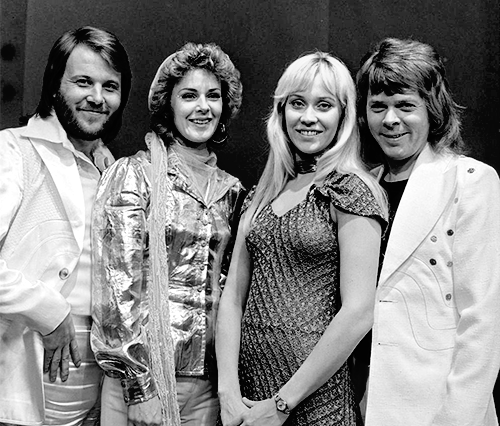
#> input picture abba.jpg, 500 x 426 px
$ python blur_canny_contour.py ../abba.jpg
#> lines starting #> are read from the running program, lines starting #| are printed output that depends on the picture; after the words box and inside, x2 and y2 are one past the last pixel; in counts of white or black regions, pixels touching at a corner belong together
import cv2
import sys


image = cv2.imread(sys.argv[1])
#> image is the input picture: shape (426, 500, 3); min 0, max 255, mean 130.8
image = cv2.resize(image, (0, 0), fx=0.2, fy=0.2)
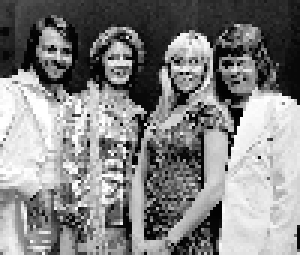
#> image: shape (85, 100, 3) (shown 3 times larger); min 0, max 255, mean 131

grayscale = cv2.cvtColor(image, cv2.COLOR_BGR2GRAY)

blur = cv2.GaussianBlur(grayscale, (5, 5), 0)
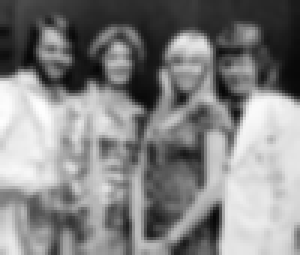
#> blur: shape (85, 100) (shown 3 times larger); min 6, max 254, mean 131.1

cv2.imshow('image', image)
cv2.imshow('grayscale', grayscale)
cv2.imshow('blur', blur)

cannyLow = cv2.Canny(blur, 10, 30)
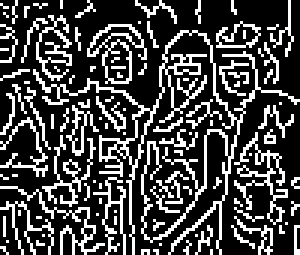
#> cannyLow: shape (85, 100) (shown 3 times larger); 26.9% white in thin lines or dots
cannyHigh = cv2.Canny(blur, 50, 150)
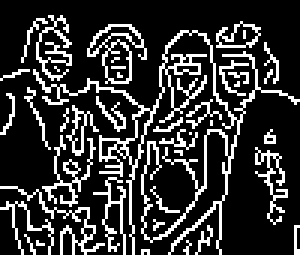
#> cannyHigh: shape (85, 100) (shown 3 times larger); 20.4% white in thin lines or dots

cv2.imshow('cannyLow', cannyLow)
cv2.imshow('cannyHigh', cannyHigh)

# cv2.waitKey(0)

# image = cv2.imread(sys.argv[1])
grayscale = cv2.cvtColor(image, cv2.COLOR_BGR2GRAY)
blur = cv2.GaussianBlur(grayscale, (5, 5), 0)
Canny = cv2.Canny(blur, 30, 100)
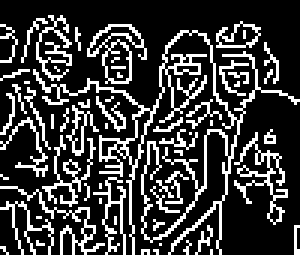
#> Canny: shape (85, 100) (shown 3 times larger); 23.2% white in thin lines or dots
contours, hierarchy= cv2.findContours(Canny, cv2.RETR_EXTERNAL, cv2.CHAIN_APPROX_SIMPLE)
#> contours = 57 contours, 50 with area under 20; largest, box (x1, y1, x2, y2) and area: (11, 10, 100, 85) 249, (29, 8, 49, 28) 171, (72, 7, 87, 16) 69, (78, 44, 96, 75) 57, (22, 35, 33, 52) 45, (14, 45, 32, 69) 31, (0, 62, 35, 85) 30

print("Number of contours found = " + str(len(contours)))
#| Number of contours found = 57

cv2.drawContours(image, contours, -1, (0, 255, 0), 4)
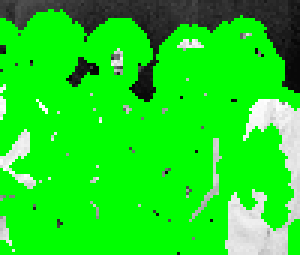
#> image: shape (85, 100, 3) (shown 3 times larger); mean B, G, R 28.1, 222.4, 28.1
cv2.imshow('contours', image)
cv2.waitKey(0)

$ run again, on nemo.jpg
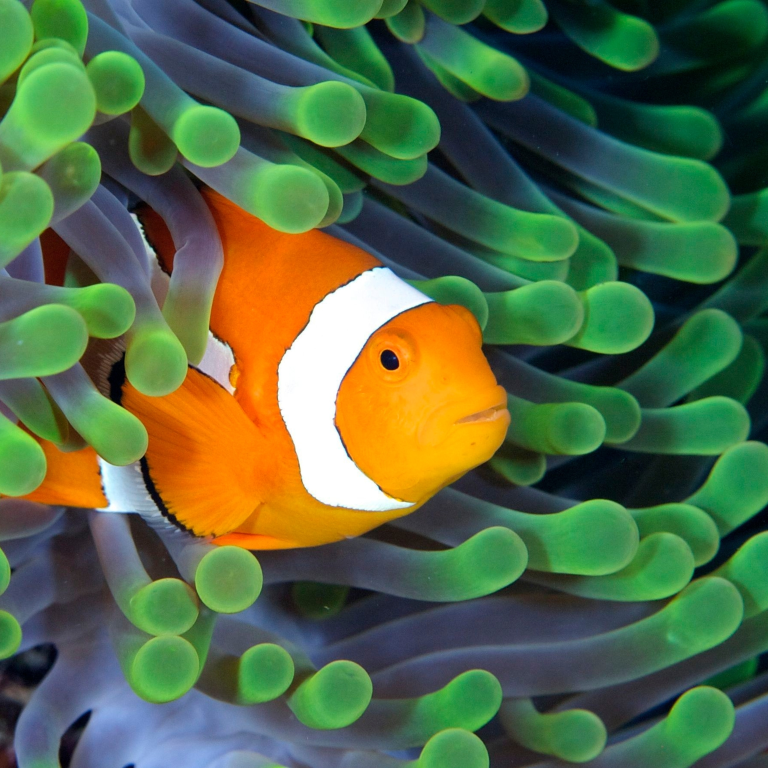
#> input picture nemo.jpg, 3072 x 3072 px (shown at 1/4 size)
#> image is the input picture: shape (3072, 3072, 3); mean B, G, R 69.5, 104.6, 83
#> `cannyLow = cv2.Canny(blur, 10, 30)`:
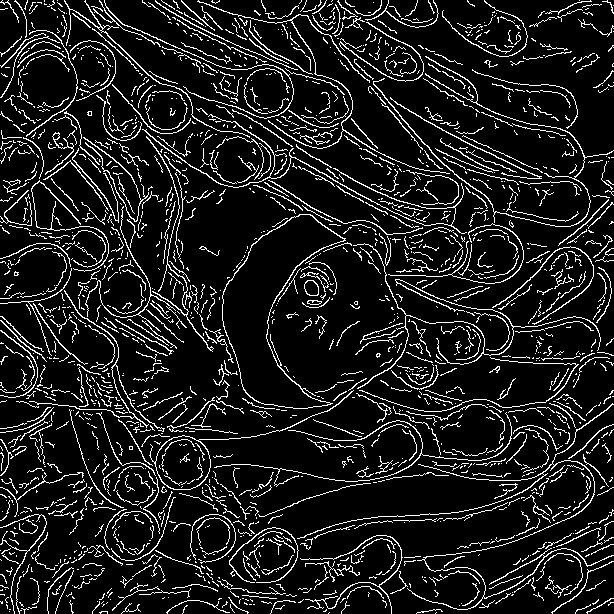
#> cannyLow: shape (614, 614); 11.3% white in thin lines or dots
#> cannyHigh: shape (614, 614); 4.1% white in thin lines or dots
#> Canny: shape (614, 614); 4.8% white in thin lines or dots
#> contours = 146 contours, 85 with area under 20; largest, box (x1, y1, x2, y2) and area: (222, 214, 346, 409) 10046, (150, 390, 354, 490) 2370, (297, 403, 614, 610) 239, (373, 56, 614, 227) 218, (142, 118, 467, 234) 198
#| Number of contours found = 146
#> `cv2.drawContours(image, contours, -1, (0, 255, 0), 4)`:
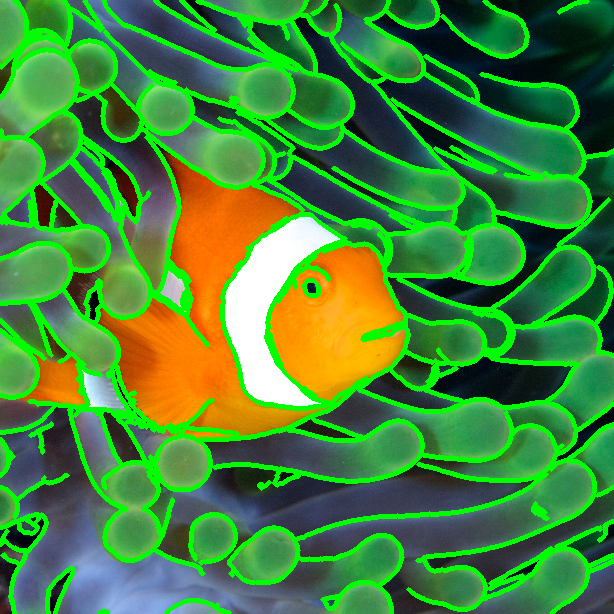
#> image: shape (614, 614, 3); mean B, G, R 56.1, 134.3, 68

$ run again, on rohitcamera.jpg
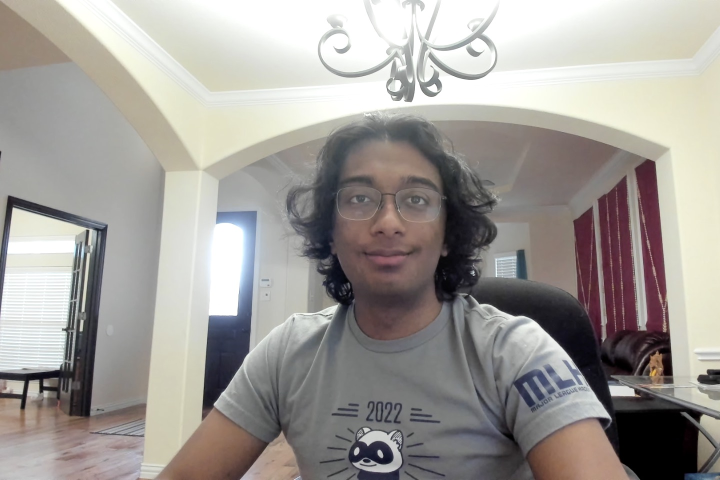
#> input picture rohitcamera.jpg, 1440 x 960 px (shown at 1/2 size)
#> image is the input picture: shape (960, 1440, 3); mean B, G, R 152.2, 156.4, 160.3
#> `cannyLow = cv2.Canny(blur, 10, 30)`:
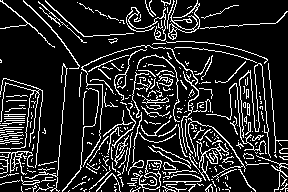
#> cannyLow: shape (192, 288); 15.3% white in thin lines or dots
#> cannyHigh: shape (192, 288); 7.9% white in thin lines or dots
#> Canny: shape (192, 288); 10% white in thin lines or dots
#> contours = 110 contours, 89 with area under 20; largest, box (x1, y1, x2, y2) and area: (133, 160, 162, 190) 169, (168, 0, 200, 40) 154, (0, 151, 34, 175) 124, (189, 141, 229, 181) 70, (142, 95, 169, 104) 57
#| Number of contours found = 110
#> `cv2.drawContours(image, contours, -1, (0, 255, 0), 4)`:
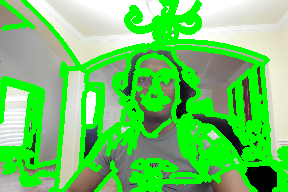
#> image: shape (192, 288, 3); mean B, G, R 101.1, 203.3, 107.2
